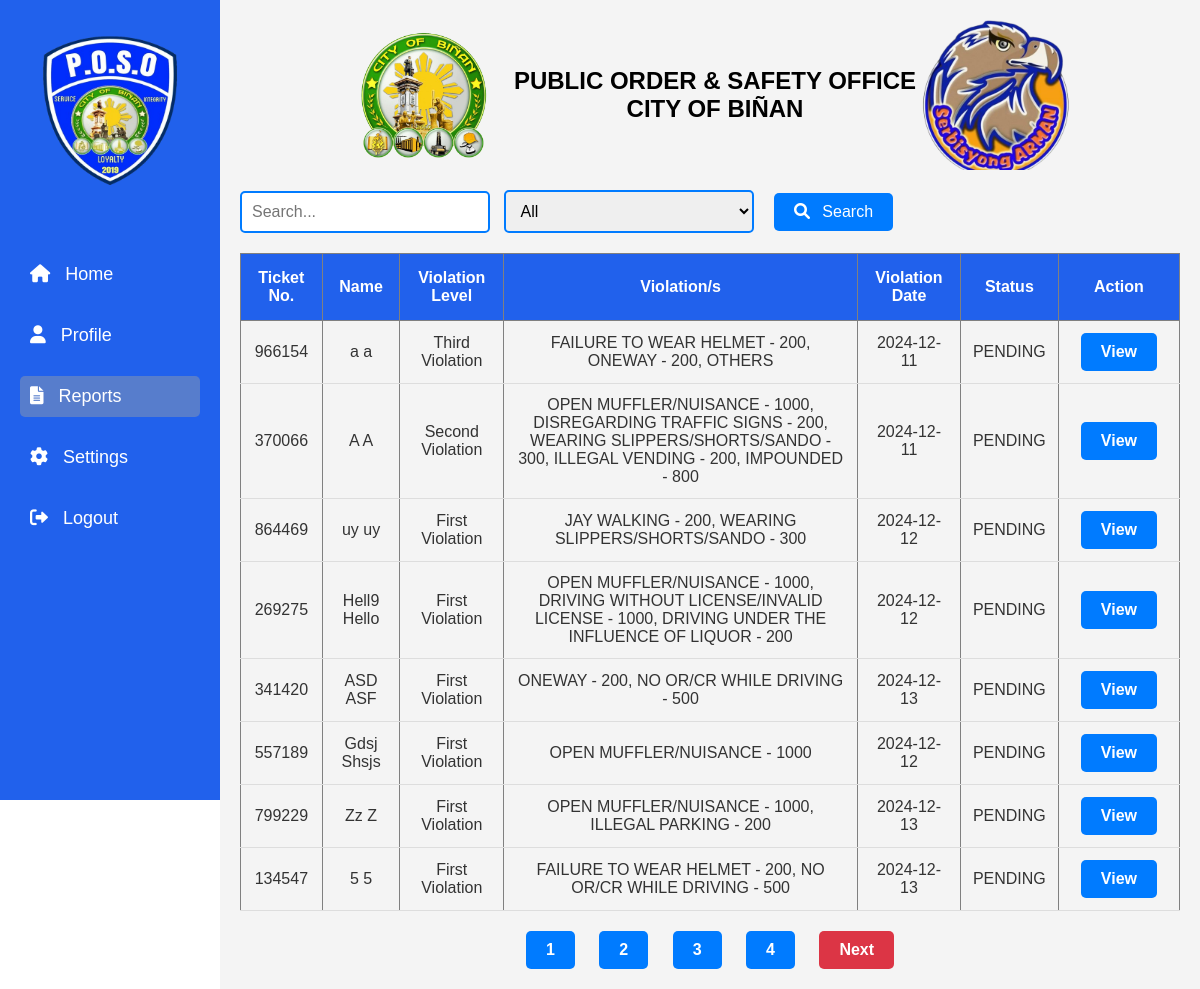
Page /admin/report.php (signed in) on the committed database.
### tables this page shows
CREATE TABLE `report` (
  `ID` int(11) NOT NULL,
  `ticket_number` varchar(8) DEFAULT NULL,
  `first_name` varchar(100) DEFAULT NULL,
  `middle_name` varchar(100) DEFAULT NULL,
  `last_name` varchar(100) DEFAULT NULL,
  `dob` date DEFAULT NULL,
  `address` varchar(255) DEFAULT NULL,
  `license` varchar(50) DEFAULT NULL,
  `confiscated` enum('yes','no') NOT NULL,
  `violation_date` date DEFAULT NULL,
  `violation_time` time DEFAULT NULL,
  `street` varchar(100) DEFAULT NULL,
  `plate_number` varchar(20) DEFAULT NULL,
  `city` varchar(100) DEFAULT NULL,
  `registration` varchar(100) DEFAULT NULL,
  `vehicle_type` varchar(50) DEFAULT NULL,
  `vehicle_owner` varchar(100) DEFAULT NULL,
  `created_at` timestamp NOT NULL DEFAULT current_timestamp(),
  `signature` longblob NOT NULL
);

### admin/report.php (the view, shortened to what this page needs)
<?php
include 'connection.php';
$filter = isset($_GET['filter']) ? $_GET['filter'] : '';
$searchTerm = isset($_GET['search']) ? $_GET['search'] : '';
$limit = 8;
$page = isset($_GET['page']) ? $_GET['page'] : 1;
$start = ($page - 1) * $limit;
$sql = "
    SELECT
        r.ticket_number,
        r.violation_date,
        r.first_name,
        r.last_name,
        COALESCE(v.STATUS, v2.STATUS, v3.STATUS) AS payment_status,
        CASE
            WHEN v.ticket_number IS NOT NULL THEN 'First Violation'
            WHEN v2.ticket_number IS NOT NULL THEN 'Second Violation'
            WHEN v3.ticket_number IS NOT NULL THEN 'Third Violation'
            ELSE 'Unknown'
        END AS violation_level,
        CONCAT(
            IFNULL(v.first_violation, ''),
            IFNULL(v.others_violation, ''),
            IFNULL(v2.second_violation, ''),
            IFNULL(v2.others_violation, ''),
            IFNULL(v3.third_violation, ''),
            IFNULL(v3.others_violation, '')
        ) AS violations
    FROM
        report AS r
    LEFT JOIN
        violation AS v ON r.ticket_number = v.ticket_number
    LEFT JOIN
        2_violation AS v2 ON r.ticket_number = v2.ticket_number
    LEFT JOIN
        3_violation AS v3 ON r.ticket_number = v3.ticket_number
    WHERE
        (r.ticket_number LIKE :searchTerm
        OR r.first_name LIKE :searchTerm
        OR r.last_name LIKE :searchTerm)
";
$sql .= " LIMIT :start, :limit";
$stmt = $conn->prepare($sql);
$stmt->bindValue(':searchTerm', '%' . $searchTerm . '%');
$stmt->bindValue(':start', $start, PDO::PARAM_INT);
$stmt->bindValue(':limit', $limit, PDO::PARAM_INT);
$stmt->execute();
$reports = $stmt->fetchAll(PDO::FETCH_ASSOC);
$totalStmt = $conn->prepare("
    SELECT COUNT(*)
    FROM report AS r
    LEFT JOIN
        violation AS v ON r.ticket_number = v.ticket_number
    LEFT JOIN
        2_violation AS v2 ON r.ticket_number = v2.ticket_number
    LEFT JOIN
        3_violation AS v3 ON r.ticket_number = v3.ticket_number
    WHERE
        (r.ticket_number LIKE :searchTerm
        OR r.first_name LIKE :searchTerm
        OR r.last_name LIKE :searchTerm)
");
$totalStmt->bindValue(':searchTerm', '%' . $searchTerm . '%');
$totalStmt->execute();
$totalRecords = $totalStmt->fetchColumn();
$totalPages = ceil($totalRecords / $limit);
?>
<!DOCTYPE html>
<html lang="en">
<head>
    <link rel="stylesheet" href="/POSO/admin/css/d_style.css?v=1.0">
    <link rel="stylesheet" href="https://cdnjs.cloudflare.com/ajax/libs/font-awesome/6.0.0-beta3/css/all.min.css">
</head>
<body>
    <div class="sidebar">
        <div class="logo">
            <img src="/POSO/images/right.png" alt="POSO Logo">
        </div>
        <ul>
            <li><a href="dashboard.php"><i class="fas fa-home"></i> Home</a></li>
            <li><a href="#"><i class="fas fa-user"></i> Profile</a></li>
            <li><a href="report.php" class="active"><i class="fas fa-file-alt"></i> Reports</a></li>
            <li><a href="#"><i class="fas fa-cog"></i> Settings</a></li>
            <li><a href="logout.php"><i class="fas fa-sign-out-alt"></i> Logout</a></li>
        </ul>
    </div>
    <div class="main-content">
        <header>
            <img src="/POSO/images/left.png" alt="City Logo">
            <h1>PUBLIC ORDER & SAFETY OFFICE<br>CITY OF BIÑAN</h1>
            <img src="/POSO/images/arman.png" alt="POSO Logo">
        </header>
        <div class="search-filter">
            <form action="report.php" method="get">
                <input type="text" name="search" placeholder="Search..." value="<?php echo htmlspecialchars($searchTerm); ?>">
                <select name="filter">
                    <option value="">All</option>
                </select>
                <button type="submit"><i class="fas fa-search"></i> Search</button>
            </form>
        </div>
        <table border="1" style="width: 100%; text-align: left; border-collapse: collapse;">
            <thead>
                <tr>
                    <th>Ticket No.</th>
                    <th>Name</th>
                    <th>Violation Level</th>
                    <th>Violation/s</th>
                    <th>Violation Date</th>
                    <th>Status</th>
                    <th>Action</th>
                </tr>
            </thead>
            <tbody>
                <?php foreach ($reports as $report) : ?>
                    <tr>
                        <td><?php echo htmlspecialchars($report['ticket_number']); ?></td>
                        <td><?php echo htmlspecialchars($report['first_name']) . ' ' . htmlspecialchars($report['last_name']); ?></td>
                        <td><?php echo htmlspecialchars($report['violation_level']); ?></td>
                        <td><?php echo htmlspecialchars($report['violations']); ?></td>
                        <td><?php echo htmlspecialchars($report['violation_date']); ?></td>
                        <td><?php echo htmlspecialchars($report['payment_status']); ?></td>
                        <td>
                            <a href="sm.php?ticket_number=<?php echo htmlspecialchars($report['ticket_number']); ?>" class="pagination-btn">View</a>
                        </td>
                    </tr>
                <?php endforeach; ?>
            </tbody>
        </table>
        <div class="pagination">
    <?php
        for ($i = 1; $i <= $totalPages; $i++):
            $activeClass = ($i == $page) ? 'active' : '';
    ?>
        <a href="?page=<?php echo $i; ?>&search=<?php echo urlencode($searchTerm); ?>&filter=<?php echo urlencode($filter); ?>" class="pagination-btn <?php echo $activeClass; ?>"><?php echo $i; ?></a>
    <?php endfor; ?>
    <?php
        if ($page < $totalPages):
    ?>
        <a href="?page=<?php echo min($totalPages, $page + 1); ?>&search=<?php echo urlencode($searchTerm); ?>&filter=<?php echo urlencode($filter); ?>" class="pagination-btn next">Next</a>
    <?php endif; ?>
</div>
    </div>
</body>
</html>

### admin/css/d_style.css (style rules this page uses)
* { margin: 0; padding: 0; box-sizing: border-box; }
body { font-family: Arial, sans-serif; display: flex; }
.sidebar { width: 250px; background-color: #2161EC; height: 100vh; padding: 20px; }
.sidebar .logo { text-align: center; margin-bottom: 50px; }
.sidebar .logo img { width: 180px; height: auto; }
.sidebar ul { list-style: none; }
.sidebar ul li { margin: 20px 0; }
.sidebar ul li a { color: #fff; text-decoration: none; display: block; padding: 10px; font-size: 18px; }
.sidebar ul li a.active { background-color: #577dcc; border-radius: 5px; }
.sidebar ul li a i { margin-right: 10px; }
.main-content { flex-grow: 1; padding: 20px; background-color: #f4f4f4; }
header { text-align: center; margin-bottom: 20px; }
header img { height: 150px; vertical-align: middle; }
header h1 { display: inline-block; font-size: 24px; margin-left: 10px; vertical-align: middle; }
.search-filter { display: flex; align-items: center ; margin-bottom: 20px; }
.search-filter input[type="text"] { width: 100% auto; padding: 10px; font-size: 16px; border: 1px solid #ccc; border-radius: 5px; }
.search-filter button { background-color: #2161EC; color: white; border: none; padding: 10px 15px; font-size: 14px; border-radius: 5px; cursor: pointer; margin-left: 5px; }
table { width: 100% ; border-collapse: collapse; font-size: 16px; }
thead th { background-color: #2161EC; color: #fff; padding: 15px; text-align: center; font-weight: bold; }
tbody td { padding: 12px; text-align: center; border-bottom: 1px solid #ddd; color: #333; }
td a { color: #2161EC; text-decoration: none; margin-right: 10px; }

### admin/report.php (style rules this page uses)
.pagination { text-align: center; margin-top: 20px; }
.pagination-btn { display: inline-block; padding: 10px 20px; margin: 0 10px; background-color: #007bff; color: white; text-decoration: none; border-radius: 5px; font-weight: bold; font-size: 16px; transition: background-color 0.3s, transform 0.2s; }
.pagination-btn.next { background-color: #dc3545; }
.search-filter form { display: inline-block; margin-right: 20px; }
.search-filter select, .search-filter input[type="text"] { padding: 10px; font-size: 16px; border-radius: 5px; border: 2px solid #007bff; margin-right: 10px; outline: none; width: 250px; }
.search-filter button { background-color: #007bff; color: white; border: none; padding: 10px 20px; font-size: 16px; border-radius: 5px; cursor: pointer; transition: background-color 0.3s, transform 0.2s; }
.search-filter button i { margin-right: 8px; }

### rows in the picture
report: ticket_number "966154", first_name "a", last_name "a", violation_level "Third Violation", violations "FAILURE TO WEAR HELMET - 200, ONEWAY - 200, OTHERS", violation_date "2024-12-11", payment_status "PENDING"
report: ticket_number "370066", first_name "A", last_name "A", violation_level "Second Violation", violations "OPEN MUFFLER/NUISANCE - 1000, DISREGARDING TRAFFIC SIGNS - 200, WEARING SLIPPERS/SHORTS/SANDO - 300, ILLEGAL VENDING - 200, IMPOUNDED - 800", violation_date "2024-12-11", payment_status "PENDING"
report: ticket_number "864469", first_name "uy", last_name "uy", violation_level "First Violation", violations "JAY WALKING - 200, WEARING SLIPPERS/SHORTS/SANDO - 300", violation_date "2024-12-12", payment_status "PENDING"
report: ticket_number "269275", first_name "Hell9", last_name "Hello", violation_level "First Violation", violations "OPEN MUFFLER/NUISANCE - 1000, DRIVING WITHOUT LICENSE/INVALID LICENSE - 1000, DRIVING UNDER THE INFLUENCE OF LIQUOR - 200", violation_date "2024-12-12", payment_status "PENDING"
report: ticket_number "341420", first_name "ASD", last_name "ASF", violation_level "First Violation", violations "ONEWAY - 200, NO OR/CR WHILE DRIVING - 500", violation_date "2024-12-13", payment_status "PENDING"
report: ticket_number "557189", first_name "Gdsj", last_name "Shsjs", violation_level "First Violation", violations "OPEN MUFFLER/NUISANCE - 1000", violation_date "2024-12-12", payment_status "PENDING"
report: ticket_number "799229", first_name "Zz", last_name "Z", violation_level "First Violation", violations "OPEN MUFFLER/NUISANCE - 1000, ILLEGAL PARKING - 200", violation_date "2024-12-13", payment_status "PENDING"
report: ticket_number "134547", first_name "5", last_name "5", violation_level "First Violation", violations "FAILURE TO WEAR HELMET - 200, NO OR/CR WHILE DRIVING - 500", violation_date "2024-12-13", payment_status "PENDING"
